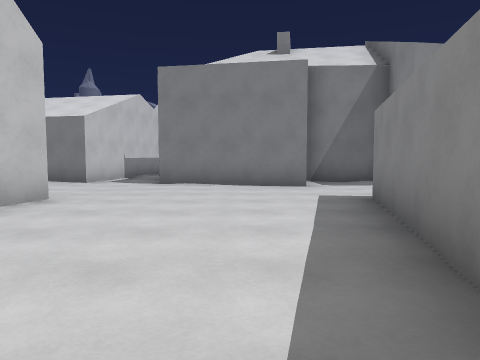
view 1 (above)

15 first-person views from a walk through a 3-D level made in the Godot game engine. The camera is 1.2 m above the floor, tilts 4° down and sees 70° across. The floor is counted in squares, 2 m on a side. Each view is taken from the middle of a square. On the plan, view 1 faces up. The plan holds only what a view shows up to about 10 squares ahead; the rest is blank. The place goes on beyond the plan.

view 2
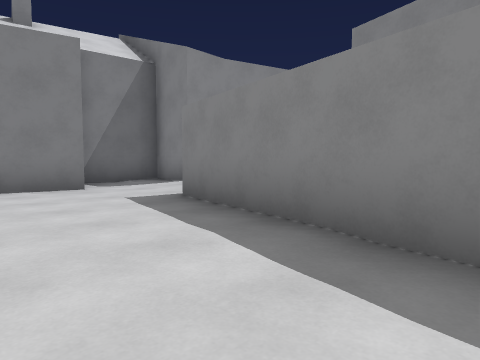

view 3
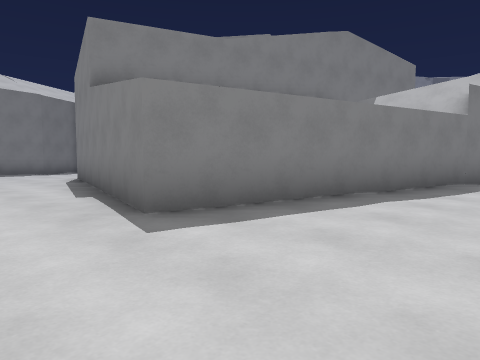

view 4
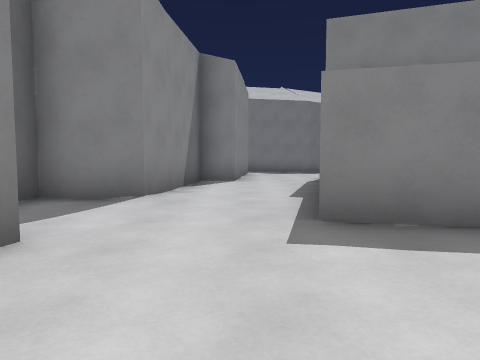

view 5
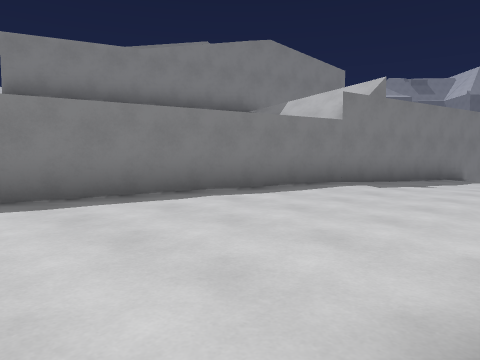

view 6
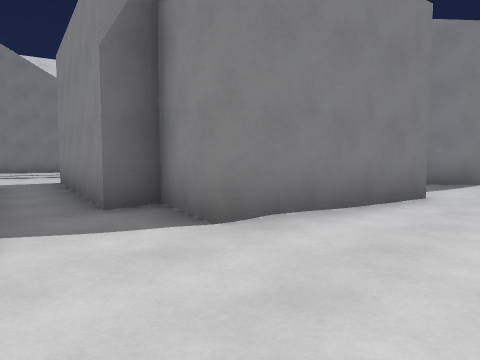

view 7
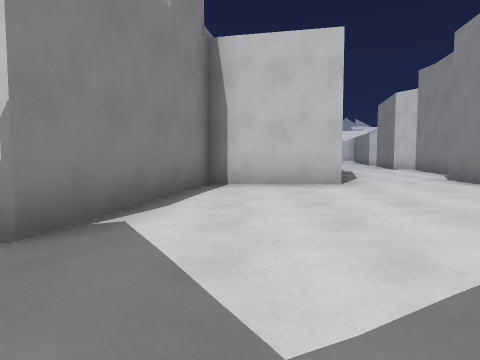

view 8
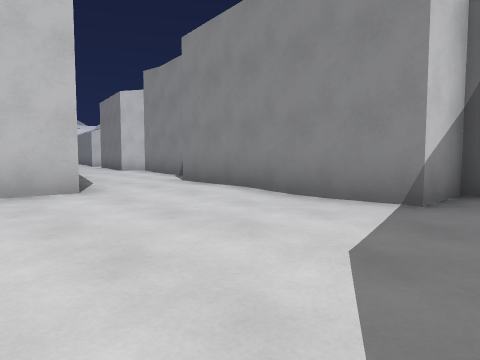

view 9
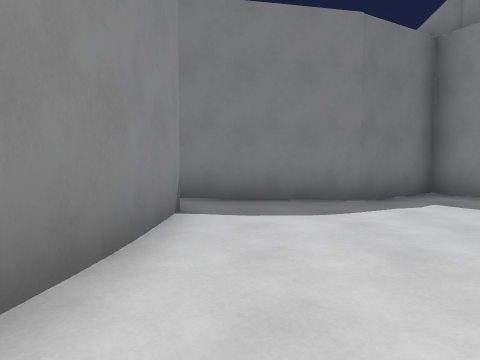

view 10
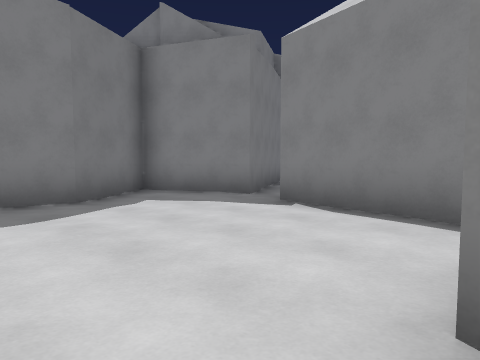

view 11
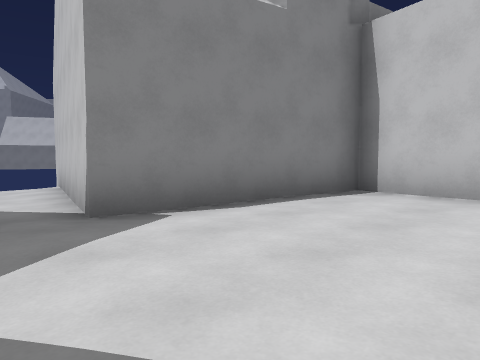

view 12
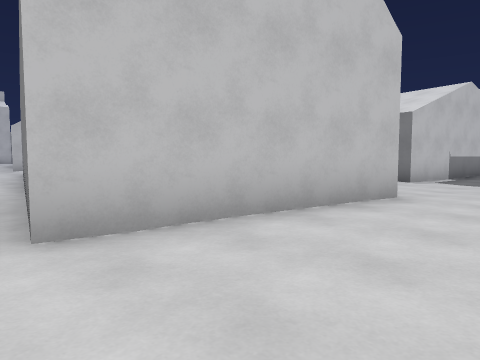

view 13
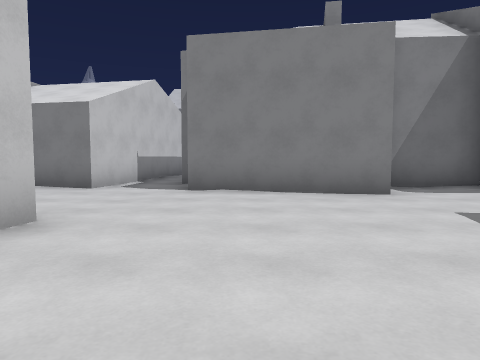

view 14
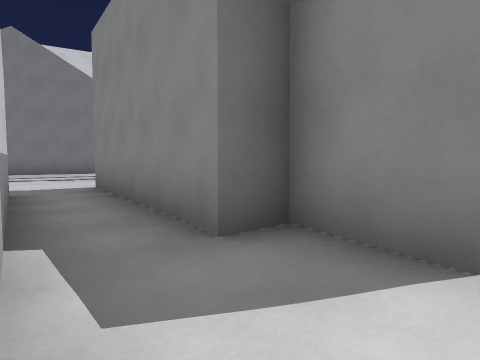

view 15
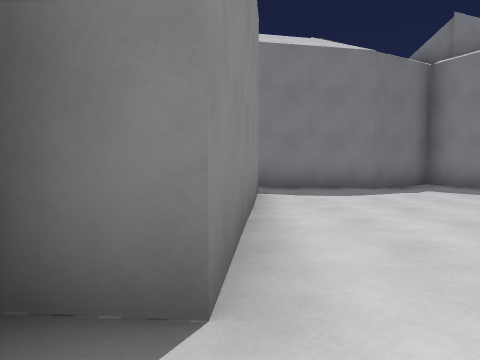

### Floor plan
Key: @ floor where view 1 was taken; # wall or solid block; . main floor; - floor 0.25 m lower than the main floor; _ floor 0.5 m lower than the main floor; / step, stairs or slope; B building; O other object.
Columns run from 4 left of view 1 to 18 right of it. Each row starts with its distance up from view 1.
 18   ///
 17   ---
 16   __
 15  ---
 14  B-B
 13  B-
 12  .B
 11 .-B     B
 10 B-B     B
  9 B--   -BB
  8 --BBBB-.B
  7 -------...BB    B
  6 ..-.........BBBBBB
  5 BB....OO......----
  4  .....O  BBB.----_ BB
  3  ......  B  B---__B
  2 B-....   B  ---____
  1 B-...O   B  BB____BB
  0 --..@O         B_B   BB
 -1   -..#  B      B__  BB
 -2   --.#  B      B__BB

Where each view was taken, in squares from view 1:
view 1: 0 up, 0 right, facing up
view 2: 1 up, 1 left, facing up-right
view 3: 7 up, 1 left, facing down-right
view 4: 6 up, 1 left, facing right
view 5: 6 up, 3 left, facing down-right
view 6: 6 up, 4 left, facing up-right
view 7: 2 up, 14 right, facing left
view 8: 2 up, 13 right, facing up-left
view 9: 5 up, 8 right, facing right
view 10: 5 up, 8 right, facing down-right
view 11: 4 up, 13 right, facing down-left
view 12: 0 up, 1 left, facing up-left
view 13: 2 up, 1 left, facing up
view 14: 8 up, 4 left, facing up-right
view 15: 6 up, 6 right, facing right
